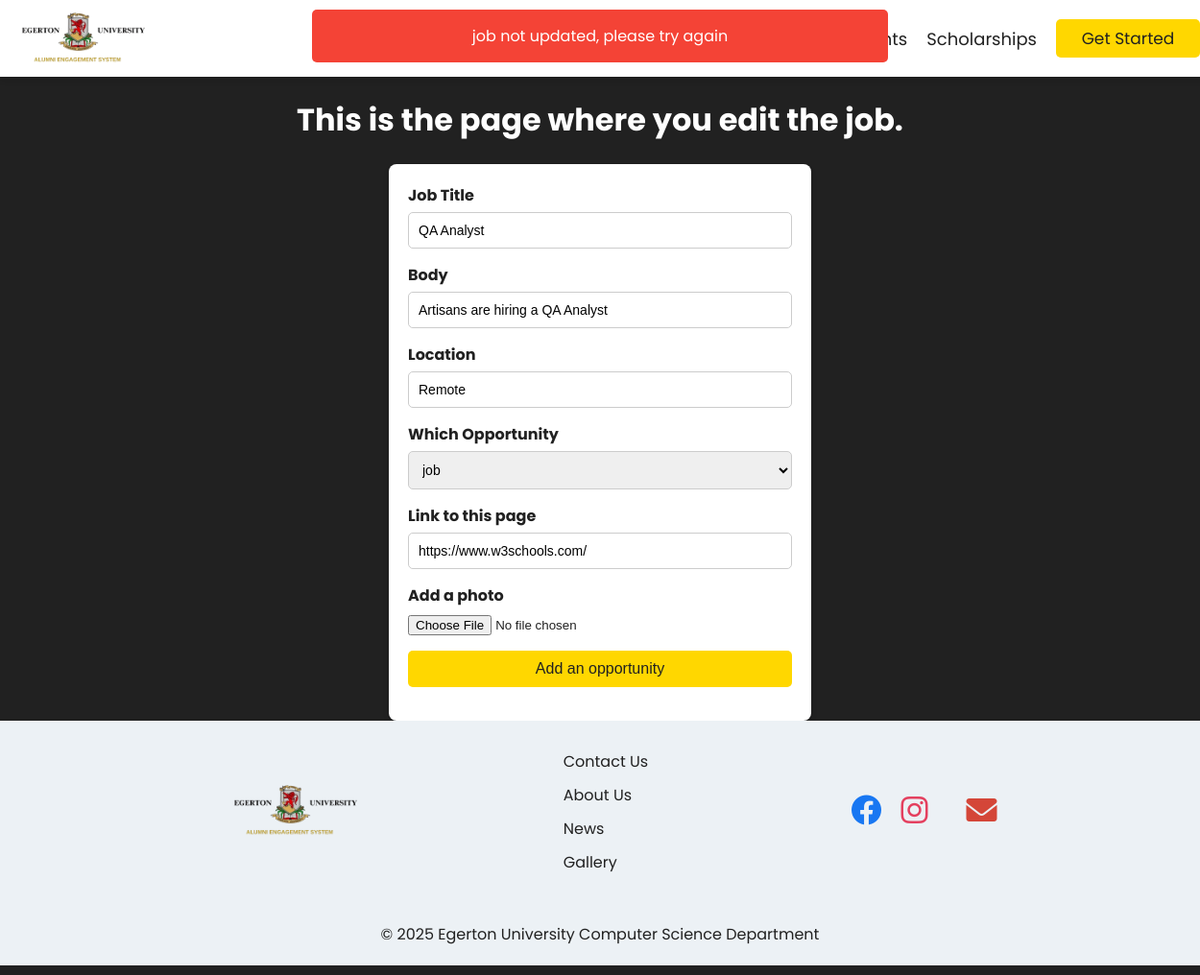
The page /edit_job/1 on the database its author committed.
### website/models.py (models this page shows)
class Jobs(db.Model):
    id = db.Column(db.Integer, primary_key = True)
    title = db.Column(db.String(100) , nullable = False)
    body = db.Column(db.String(1000) , nullable = False)
    location = db.Column(db.String(50) , nullable = False)
    job_type = db.Column(db.String(100) , nullable = False)
    link = db.Column(db.String(100) , nullable = False)
    image = db.Column(db.String(1000) , nullable = False)

### website/admin.py (the view)
@admin.route('/edit_job/<int:job_id>' , methods = ['POST' , 'GET'])
def edit_job(job_id):
    job = Jobs.query.get_or_404(job_id)
    form = JobsForm(obj = job)
    if form.validate_on_submit():
        title = request.form.get("title")
        body = request.form.get("body")
        location = request.form.get("location")
        job_type = request.form.get("job_type")
        link = request.form.get("link")
        file = form.image.data
        if file and file.filename:
            file_name = secure_filename(file.filename)
            file_path = f'./media/{file_name}'
            file.save(file_path)
        Jobs.query.filter_by(id = job_id).update(dict(title = title , body = body , location = location , job_type = job_type, link = link, image = file_path))
        db.session.commit()
        flash('job successfully updated' , "success")
        print('job updated successful')
        return redirect(url_for('admin.all_jobs'))
    else:
        flash("job not updated, please try again" , "error")
        print("item not updated")
    return render_template('edit_job.html' , form = form)

### website/forms.py
class JobsForm(FlaskForm):
    title = StringField('Job Title' , validators=[DataRequired()] )
    body = StringField('Body' , validators=[DataRequired()])
    location = StringField('Location' , validators=[DataRequired()])
    job_type = SelectField("Which Opportunity" , choices=[('job' , 'job') , ('internship' , 'internship')])
    link = StringField ('Link to this page' , validators=[DataRequired()])
    image = FileField('Add a photo' , validators=[FileRequired()])
    add_job = SubmitField('Add an opportunity')

### website/templates/edit_job.html (shortened to what this page needs)
{% extends 'base.html' %}
{% block body %}
<h1 style="text-align: center;">
    This is the page where you edit the job.
</h1>
<div class="addition-pages">
    <form action="" method="POST" enctype="multipart/form-data">
        <div>{{ form.title.label }} {{ form.title }}</div>
        <div>{{ form.body.label }} {{ form.body }}</div>
        <div>{{ form.location.label }} {{ form.location }}</div>
        <div>{{ form.job_type.label }} {{ form.job_type }}</div>
        <div>{{ form.link.label }} {{ form.link }}</div>
        <div>{{ form.image.label }} {{ form.image }}</div>
        <div>{{ form.add_job() }}</div>
      </form>
</div>
  {% endblock body %}

### website/static/src/input.css (style rules this page uses)
body { position: relative; color: #ffffff; box-sizing: border-box; font-family: 'Poppins', sans-serif; background-color: #212121; margin: 0; display: flex; flex-direction: column; min-height: 100vh; }
.addition-pages { color: #212121; }
form { max-width: 400px; margin: 0 auto; background-color: #fff; padding: 20px; border-radius: 8px; box-shadow: 0 4px 6px rgba(0, 0, 0, 0.1); }
form div { margin-bottom: 15px; }
form label { display: block; font-weight: bold; margin-bottom: 5px; }
form input[type="text"], form input[type="email"], form input[type="password"], form select { width: 100%; padding: 10px; border: 1px solid #ccc; border-radius: 5px; font-size: 14px; box-sizing: border-box; }
input[type="submit"], .btn { background-color: #FFD700; color: #212121; border: none; padding: 10px 15px; border-radius: 5px; cursor: pointer; font-size: 16px; width: 100%; display: block; }

### rows shown on the page
Jobs: title "QA Analyst", body "Artisans are hiring a QA Analyst", location "Remote", job_type "job", link "https://www.w3schools.com/"

### other values the page prints
{{ message }} "job not updated, please try again"
